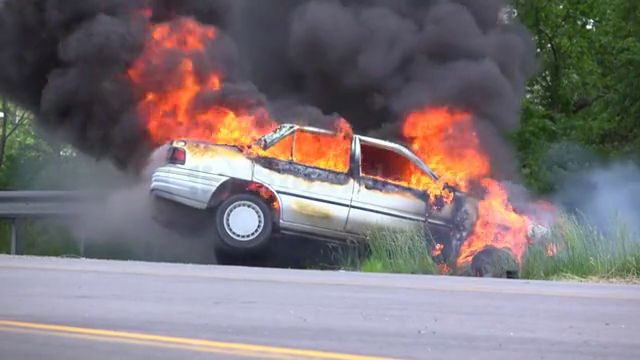
#> input picture frame 49 of car_burn.mp4, 640 x 360 px
$ python fire.py
#> lines starting #> are read from the running program, lines starting #| are printed output that depends on the picture; after the words box and inside, x2 and y2 are one past the last pixel; in counts of white or black regions, pixels touching at a corner belong together
import cv2
import numpy as np
from PIL import Image

text = "Fire"
font = cv2.FONT_HERSHEY_SIMPLEX

video = cv2.VideoCapture("car_burn.mp4")

while True:
    ret, frame = video.read()
#> frame is the input picture: shape (360, 640, 3); mean B, G, R 120.4, 116.7, 125.8
    frame = cv2.resize(frame, (1000, 600))
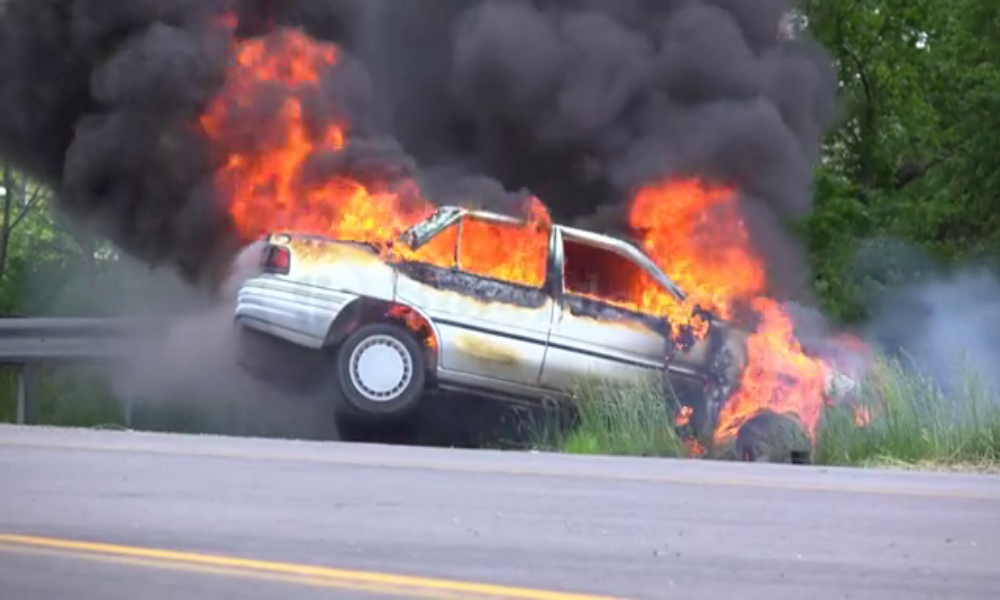
#> frame: shape (600, 1000, 3); mean B, G, R 120.3, 116.6, 125.7
    blur = cv2.GaussianBlur(frame, (15, 15), 0)
    hsv = cv2.cvtColor(blur, cv2.COLOR_BGR2HSV)
#> hsv: shape (600, 1000, 3); mean H, S, V 102, 55.7, 138.7

    lower = [18, 50, 50]
    upper = [35, 255, 255]

    lower = np.array(lower, dtype='uint8')
    upper = np.array(upper, dtype='uint8')

    mask = cv2.inRange(hsv, lower, upper)
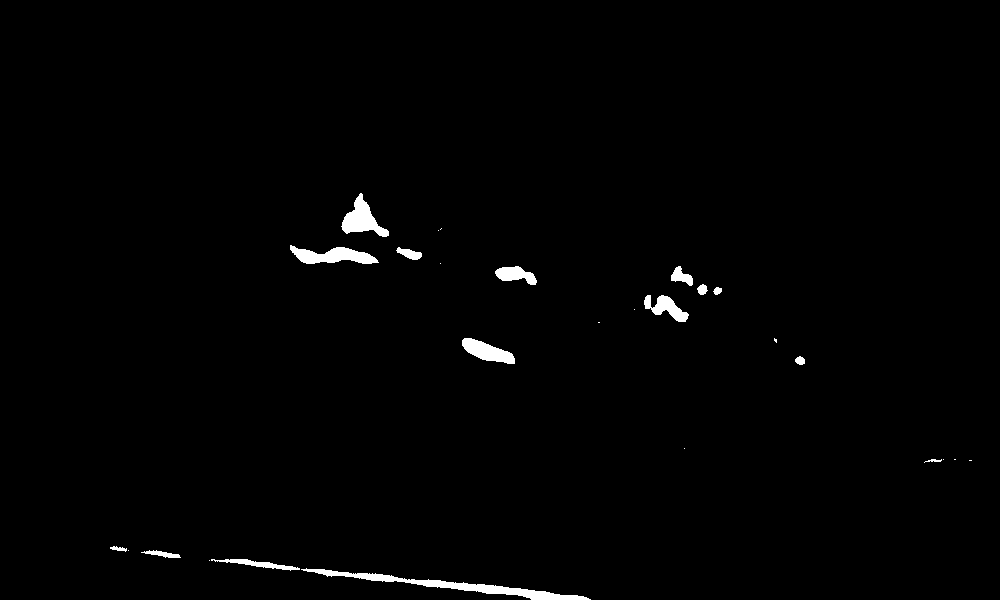
#> mask: shape (600, 1000); 1.1% white; 27 white regions (12 under 20 px), largest, box (x1, y1, x2, y2) and area: (301, 568, 591, 600) 1775, (290, 245, 379, 264) 962, (341, 193, 389, 237) 928
    mask_ = Image.fromarray(mask)

    boundary_box = mask_.getbbox()
#> boundary_box = (110, 193, 972, 600)

    if boundary_box is not None:
        x1, y1, x2, y2 = boundary_box
#> x1 = 110; y1 = 193; x2 = 972; y2 = 600

        frame = cv2.rectangle(frame, (x1, y1), (x2, y2), (0, 0, 255), 5) #BGR color
        cv2.putText(frame,text,((x1+x2)//2,(y1+y2)//2), font, 1,(0,0,0),2)
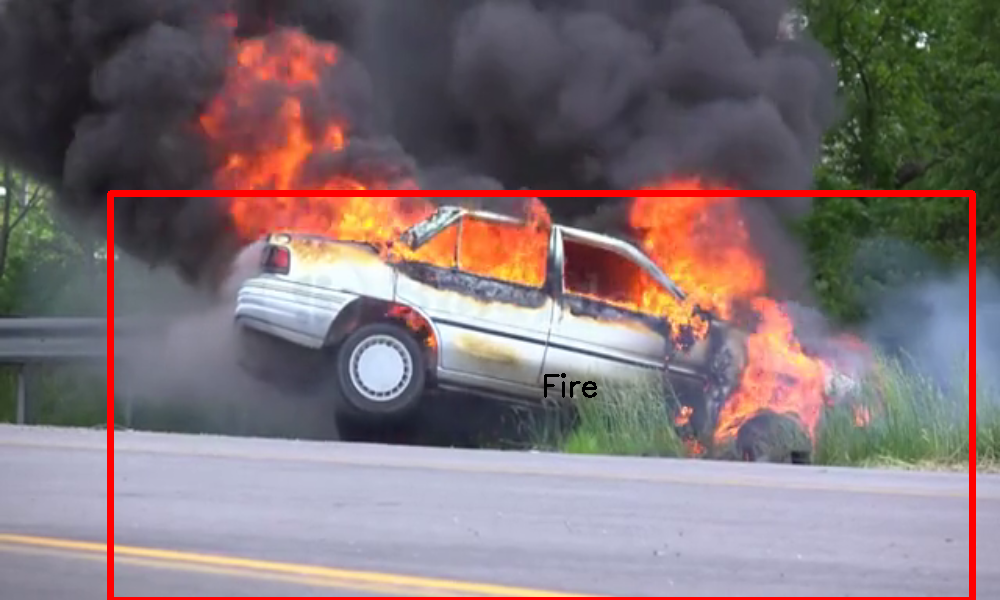
#> frame: shape (600, 1000, 3); mean B, G, R 117.5, 113.7, 128.5

    print(boundary_box)
#| (110, 193, 972, 600)

    output = cv2.bitwise_and(frame, hsv, mask=mask)

    sizeOfFile = cv2.countNonZero(mask)
#> sizeOfFile = 6711

    threshold_area = 15000
    if int(sizeOfFile) > threshold_area:
        pass

    if ret == False:
        break

    cv2.imshow("Output", frame)

    if cv2.waitKey(1) & 0xFF == ord("q"):
#> (key q is pressed here)
        break

cv2.destroyAllWindows()
video.release()

$ run again, starting later in the video
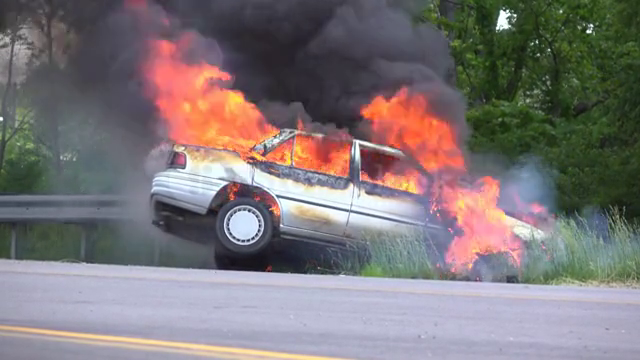
#> input picture frame 220 of car_burn.mp4, 640 x 360 px
#> frame is the input picture: shape (360, 640, 3); mean B, G, R 120.1, 118.3, 125.9
#> hsv: shape (600, 1000, 3); mean H, S, V 97.7, 58, 139.2
#> `mask = cv2.inRange(hsv, lower, upper)`:
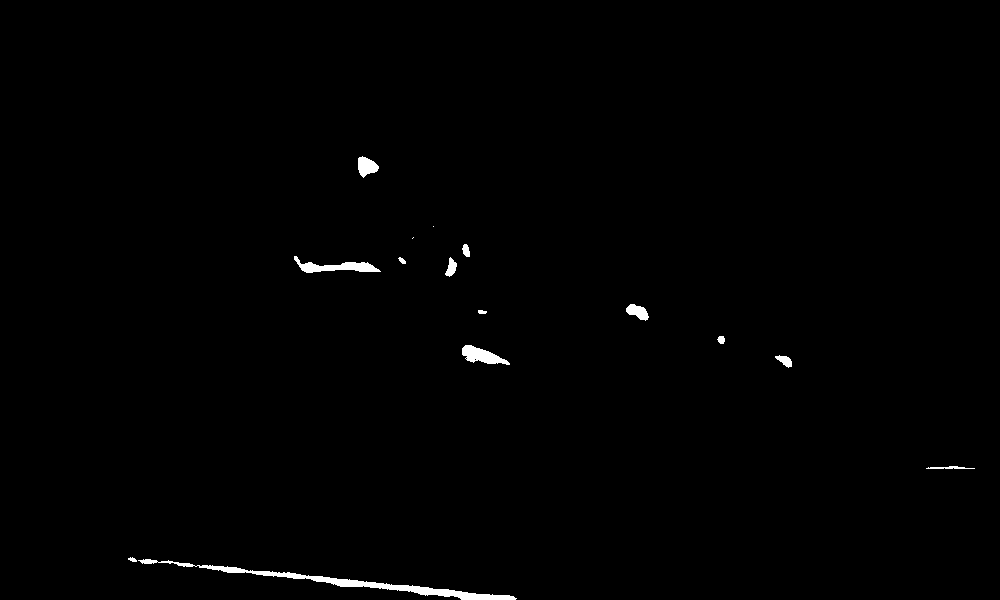
#> mask: shape (600, 1000); 0.69% white; 15 white regions (2 under 20 px), largest, box (x1, y1, x2, y2) and area: (138, 559, 517, 600) 1929, (294, 256, 381, 273) 612, (462, 345, 510, 365) 506
#> boundary_box = (128, 156, 975, 600)
#> x1 = 128; y1 = 156; x2 = 975; y2 = 600
#> `cv2.putText(frame,text,((x1+x2)//2,(y1+y2)//2), font, 1,(0,0,0),2)`:
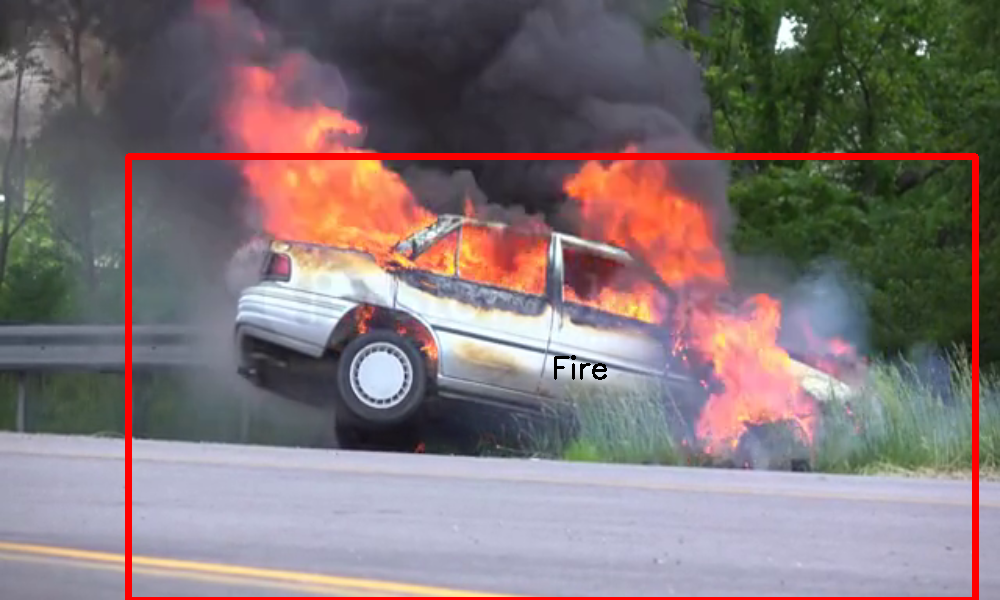
#> frame: shape (600, 1000, 3); mean B, G, R 117.1, 115.4, 129
#| (128, 156, 975, 600)
#> sizeOfFile = 4144

$ run again, starting later in the video
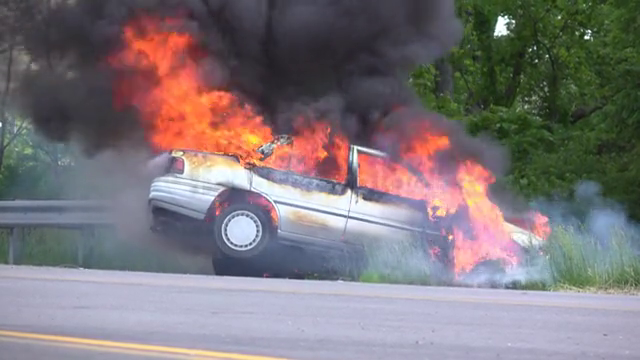
#> input picture frame 392 of car_burn.mp4, 640 x 360 px
#> frame is the input picture: shape (360, 640, 3); mean B, G, R 121.7, 117.7, 125.5
#> hsv: shape (600, 1000, 3); mean H, S, V 102, 61.4, 140.5
#> `mask = cv2.inRange(hsv, lower, upper)`:
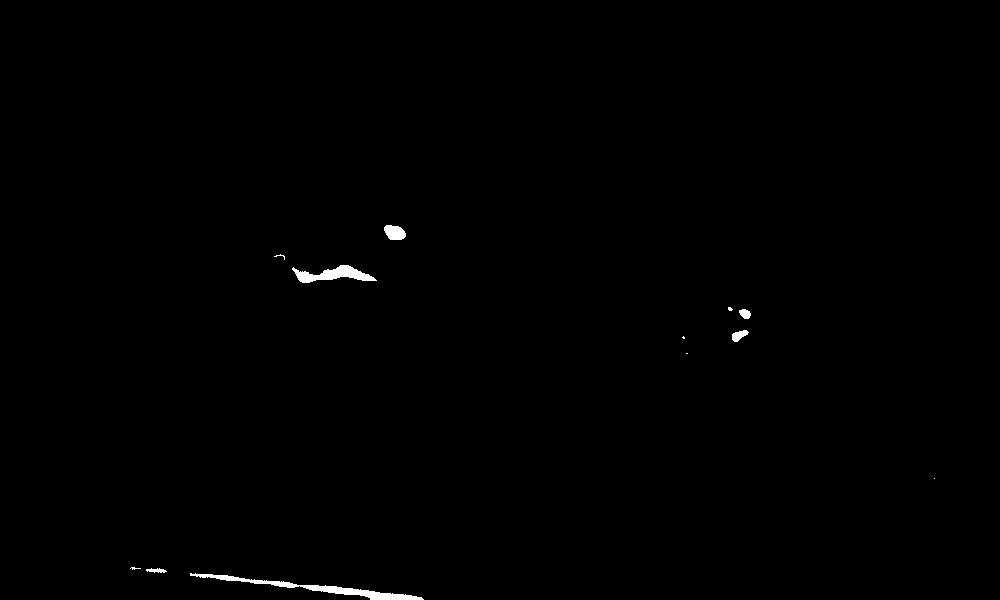
#> mask: shape (600, 1000); 0.42% white; 12 white regions (6 under 20 px), largest, box (x1, y1, x2, y2) and area: (190, 573, 424, 600) 1175, (292, 265, 377, 283) 738, (384, 225, 406, 240) 255, (732, 330, 749, 342) 121, (739, 309, 751, 319) 87, (146, 568, 167, 573) 66
#> boundary_box = (130, 225, 935, 600)
#> x1 = 130; y1 = 225; x2 = 935; y2 = 600
#> `cv2.putText(frame,text,((x1+x2)//2,(y1+y2)//2), font, 1,(0,0,0),2)`:
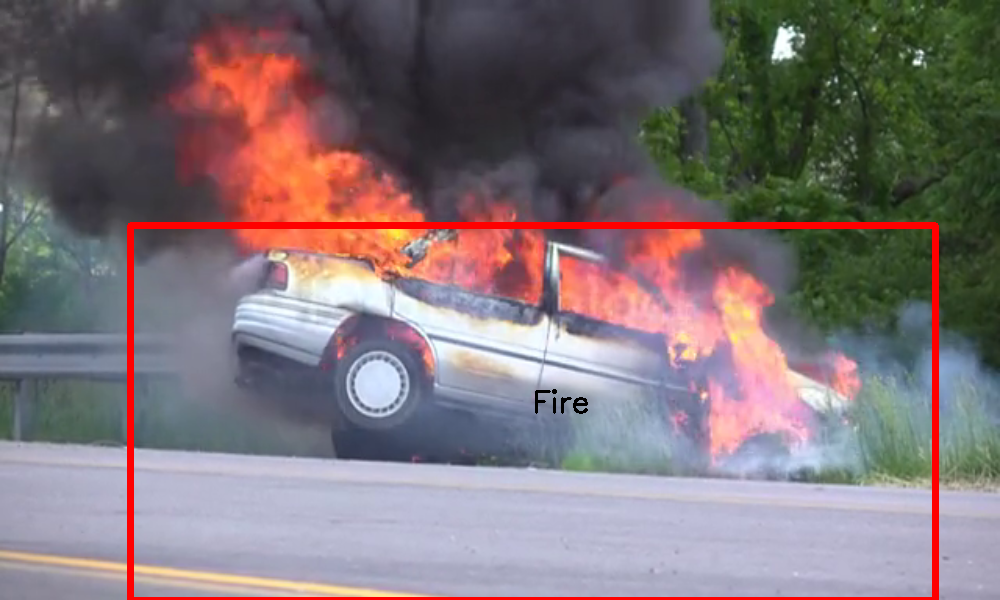
#> frame: shape (600, 1000, 3); mean B, G, R 118.8, 114.8, 127.8
#| (130, 225, 935, 600)
#> sizeOfFile = 2499
